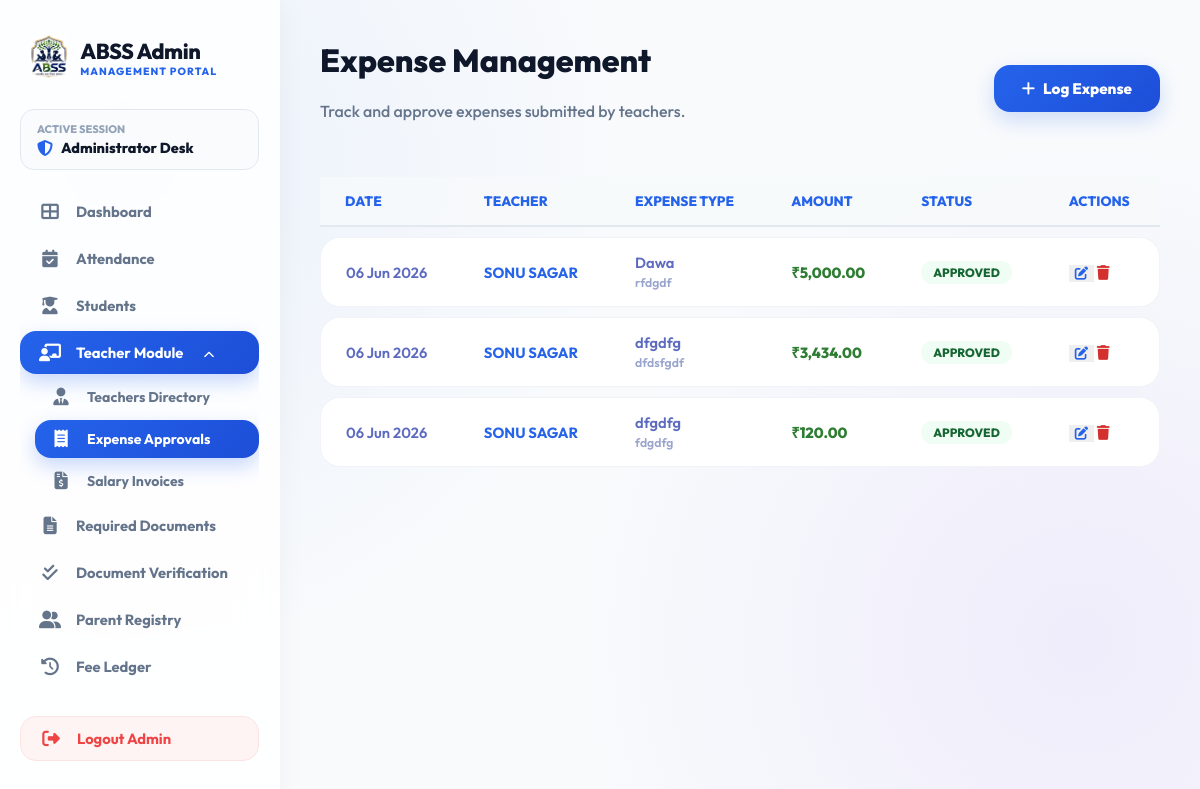
Screenshot of /admin/teacher_expenses.php (signed in) with the database file from the repository.
### tables this page shows
CREATE TABLE `teacher_expenses` (
  `id` int(11) NOT NULL,
  `teacher_id` int(11) NOT NULL,
  `invoice_id` int(11) DEFAULT NULL,
  `expense_type` varchar(150) NOT NULL,
  `amount` decimal(10,2) NOT NULL,
  `expense_date` date NOT NULL,
  `description` text DEFAULT NULL,
  `status` enum('pending','approved','rejected') DEFAULT 'pending',
  `created_at` timestamp NOT NULL DEFAULT current_timestamp()
);

CREATE TABLE `teachers` (
  `id` int(11) NOT NULL,
  `name` varchar(150) NOT NULL,
  `email` varchar(150) NOT NULL,
  `phone` varchar(20) DEFAULT NULL,
  `department` varchar(100) DEFAULT NULL,
  `designation` varchar(100) DEFAULT NULL,
  `join_date` date DEFAULT NULL,
  `salary` decimal(10,2) DEFAULT 0.00,
  `photo` varchar(255) DEFAULT NULL,
  `status` enum('active','inactive') DEFAULT 'active',
  `created_at` timestamp NOT NULL DEFAULT current_timestamp()
);

### admin/teacher_expenses.php (the view, shortened to what this page needs)
<?php
require_once 'includes/auth.php';
$expenses = $conn->query("SELECT e.*, t.name as teacher_name FROM teacher_expenses e JOIN teachers t ON e.teacher_id = t.id ORDER BY e.expense_date DESC");
?>
<!DOCTYPE html>
<html lang="en">
<head>
    <?php include 'includes/head_css.php'; ?>
</head>
<body>
    <?php include 'includes/sidebar.php'; ?>
    <main class="main-content">
        <div class="action-bar">
            <div>
                <h1>Expense Management</h1>
                <p>Track and approve expenses submitted by teachers.</p>
            </div>
            <button class="btn-portal" onclick="showModal()">
                <i class="fas fa-plus"></i> Log Expense
            </button>
        </div>
        <div class="portal-table-container">
            <table>
                <thead>
                    <tr>
                        <th>Date</th>
                        <th>Teacher</th>
                        <th>Expense Type</th>
                        <th>Amount</th>
                        <th>Status</th>
                        <th>Actions</th>
                    </tr>
                </thead>
                <tbody>
                    <?php if($expenses && $expenses->num_rows > 0): while($row = $expenses->fetch_assoc()): ?>
                    <tr>
                        <td><?php echo date('d M Y', strtotime($row['expense_date'])); ?></td>
                        <td><strong style="color:var(--portal-blue);"><?php echo htmlspecialchars($row['teacher_name']); ?></strong></td>
                        <td>
                            <?php echo htmlspecialchars($row['expense_type']); ?>
                            <?php if(!empty($row['description'])): ?>
                                <br><small style="color:#9aa5ce;"><?php echo htmlspecialchars(strlen($row['description']) > 30 ? substr($row['description'],0,30).'...' : $row['description']); ?></small>
                            <?php endif; ?>
                        </td>
                        <td style="color:#2e7d32; font-weight:800;">₹<?php echo number_format($row['amount'], 2); ?></td>
                        <td>
                            <span class="status-badge status-<?php echo $row['status']; ?>"><?php echo $row['status']; ?></span>
                        </td>
                        <td>
                            <button class="btn btn-sm btn-outline-primary" style="border:none; color:var(--portal-blue);" onclick='editExpense(<?php echo json_encode($row); ?>)' title="Edit">
                                <i class="fas fa-edit"></i>
                            </button>
                            <a href="?delete=<?php echo $row['id']; ?>" class="btn btn-sm btn-outline-danger" style="border:none; color:#d32f2f;" onclick="return confirm('Are you sure?')" title="Delete">
                                <i class="fas fa-trash"></i>
                            </a>
                        </td>
                    </tr>
                    <?php endwhile; else: ?>
                        <tr><td colspan="6" style="text-align:center;">No expenses found.</td></tr>
                    <?php endif; ?>
                </tbody>
            </table>
        </div>
    </main>
</body>
</html>

### admin/includes/head_css.php (style rules this page uses)
:root { --portal-blue: #2563eb; --portal-blue-dark: #1d4ed8; --portal-dark: #0f172a; --sidebar-width: 280px; --glass-bg: rgba(255, 255, 255, 0.82); --glass-border: rgba(255, 255, 255, 0.8); --glass-shadow: 0 10px 30px rgba(15, 23, 42, 0.04), inset 0 1px 0 rgba(255, 255, 255, 0.6); --radius-lg: 24px; --radius-md: 16px; --radius-sm: 12px; }
* { box-sizing: border-box; }
body { background: radial-gradient(circle at 10% 20%, rgba(59, 130, 246, 0.07) 0%, transparent 40%), radial-gradient(circle at 90% 80%, rgba(124, 58, 237, 0.07) 0%, transparent 40%), #f8fafc; color: #334155; font-family: 'Outfit', sans-serif; display: flex; min-height: 100vh; overflow-x: hidden; margin: 0; }
.main-content { margin-left: var(--sidebar-width); flex: 1; padding: 40px; box-sizing: border-box; max-width: 1400px; }
h1, h2, h3, h4 { font-family: 'Outfit', sans-serif; font-weight: 800; color: var(--portal-dark); margin-top: 0; }
p { color: #64748b; font-weight: 500; }
.btn-portal { background: linear-gradient(135deg, var(--portal-blue), var(--portal-blue-dark)); color: #ffffff; padding: 14px 28px; border-radius: var(--radius-md); border: none; font-weight: 800; font-size: 0.95rem; cursor: pointer; transition: all 0.25s ease; font-family: 'Outfit'; display: inline-flex; align-items: center; justify-content: center; gap: 8px; box-shadow: 0 8px 20px rgba(37, 99, 235, 0.2); }
.portal-table-container, .table-responsive { width: 100%; max-width: 100%; overflow-x: auto; -webkit-overflow-scrolling: touch; margin-top: 15px; min-width: 0; }
table { width: 100%; border-collapse: collapse; text-align: left; }
th { padding: 14px 18px; color: var(--portal-dark); font-weight: 800; font-size: 0.8rem; text-transform: uppercase; background: rgba(248, 250, 252, 0.8); border-bottom: 2px solid #e2e8f0; }
td { padding: 16px 18px; border-bottom: 1px solid #f1f5f9; color: #475569; font-weight: 600; font-size: 0.92rem; }

### admin/teacher_expenses.php (style rules this page uses)
.action-bar { display: flex; justify-content: space-between; align-items: center; margin-bottom: 30px; }
table { width: 100%; border-collapse: separate; border-spacing: 0 10px; }
th { text-align: left; padding: 15px 25px; color: var(--portal-blue); font-weight: 800; font-size: 0.85rem; text-transform: uppercase; }
td { padding: 15px 25px; background: #fff; border-top: 1px solid #f0f4f8; border-bottom: 1px solid #f0f4f8; color: #5c6bc0; font-weight: 600; }
td:first-child { border-left: 1px solid #f0f4f8; border-radius: 20px 0 0 20px; }
td:last-child { border-right: 1px solid #f0f4f8; border-radius: 0 20px 20px 0; }
.status-badge { display: inline-block; padding: 4px 12px; border-radius: 12px; font-size: 0.75rem; font-weight: 800; text-transform: uppercase; }
.status-approved { background: #f0fdf4; color: #166534; }

### rows the page displays
teacher_expenses: expense_date "06 Jun 2026", teacher.name "SONU SAGAR", expense_type "Dawa", description "rfdgdf", amount "5,000.00", status "APPROVED"
teacher_expenses: expense_date "06 Jun 2026", teacher.name "SONU SAGAR", expense_type "dfgdfg", description "dfdsfgdf", amount "3,434.00", status "APPROVED"
teacher_expenses: expense_date "06 Jun 2026", teacher.name "SONU SAGAR", expense_type "dfgdfg", description "fdgdfg", amount "120.00", status "APPROVED"
